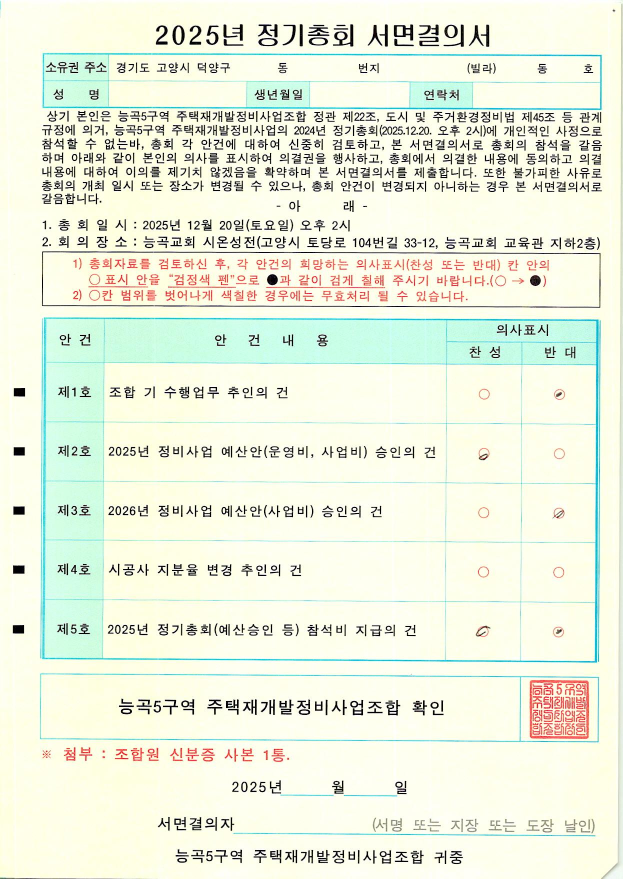
#> input picture data/scan_images/100000001.jpg, 1245 x 1757 px (shown at 1/2 size)
$ python find.py
#> lines starting #> are read from the running program, lines starting #| are printed output that depends on the picture
import cv2
import os
import numpy as np

# ==========================================
# 테스트할 이미지 경로 (여기를 파일명에 맞게 수정!)
# ==========================================
image_path = "data/scan_images/100000001.jpg"

# ==========================================
# [설정] 화면에 보여줄 높이 (모니터 해상도에 맞춰 조절)
# ==========================================
DISPLAY_HEIGHT = 900  # 화면 세로 크기에 맞춰서 이 숫자를 조절하세요 (예: 800~1000)

# 전역 변수
drawing = False
ix, iy = -1, -1
scale_ratio = 1.0 # 축소 비율

def draw_rectangle(event, x, y, flags, param):
    global ix, iy, drawing, img_resized_copy, scale_ratio

    # 화면상의 좌표(x, y)를 원본 좌표로 변환
    real_x = int(x / scale_ratio)
    real_y = int(y / scale_ratio)

    if event == cv2.EVENT_LBUTTONDOWN:
        drawing = True
        ix, iy = x, y # 그리기 시작점 (화면 기준)

    elif event == cv2.EVENT_MOUSEMOVE:
        if drawing:
            img_resized_copy = img_resized.copy()
            # 그림은 화면 기준으로 그립니다 (눈에 보여야 하니까)
            cv2.rectangle(img_resized_copy, (ix, iy), (x, y), (0, 255, 0), 2)
            cv2.imshow('Image', img_resized_copy)

    elif event == cv2.EVENT_LBUTTONUP:
        drawing = False
        cv2.rectangle(img_resized_copy, (ix, iy), (x, y), (0, 255, 0), 2)
        cv2.imshow('Image', img_resized_copy)

        # --- [핵심] 원본 기준 좌표 계산 ---
        # 시작점(ix, iy)도 원본 기준으로 변환
        real_ix = int(ix / scale_ratio)
        real_iy = int(iy / scale_ratio)

        # 너비, 높이 계산 (절댓값)
        w = abs(real_x - real_ix)
        h = abs(real_y - real_iy)

        # 시작점 (왼쪽 위) 잡기
        start_x = min(real_ix, real_x)
        start_y = min(real_iy, real_y)

        print(f"\n✅ 좌표 확보 (원본 기준):")
        print(f"   x={start_x}, y={start_y}, w={w}, h={h}")
        print(f"   ----------------------------------")

# 이미지 로드
if not os.path.exists(image_path):
    print(f"❌ 오류: 파일이 없습니다 -> {image_path}")
else:
    # 1. 원본 이미지 불러오기
    img_array = np.fromfile(image_path, np.uint8)
    img_origin = cv2.imdecode(img_array, cv2.IMREAD_COLOR)
#> img_origin is the input picture: shape (1757, 1245, 3); mean B, G, R 222.5, 240.2, 234.7

    if img_origin is None:
        print("이미지를 읽을 수 없습니다.")
    else:
        # 2. 화면에 맞게 축소하기
        h, w = img_origin.shape[:2]
#> h = 1757; w = 1245
        scale_ratio = DISPLAY_HEIGHT / h # 원본 대비 몇 배로 줄였는지 계산
#> scale_ratio = 0.512

        new_w = int(w * scale_ratio)
#> new_w = 637
        new_h = int(h * scale_ratio)
#> new_h = 899

        # 보여주기용 이미지 (img_resized)
        img_resized = cv2.resize(img_origin, (new_w, new_h))
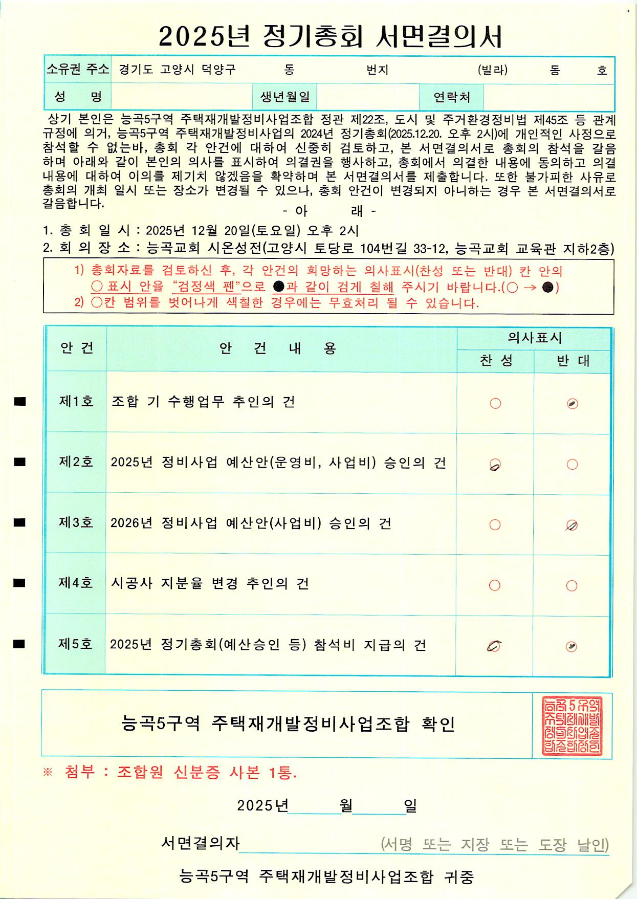
#> img_resized: shape (899, 637, 3); mean B, G, R 222.4, 240.2, 234.6
        img_resized_copy = img_resized.copy()

        cv2.namedWindow('Image')
        cv2.setMouseCallback('Image', draw_rectangle)

        print(f"--- [이미지 좌표 찾기 도구] ---")
        print(f"* 원본 크기: {w} x {h}")
#| * 원본 크기: 1245 x 1757
        print(f"* 화면 표시: {new_w} x {new_h} (비율: {scale_ratio:.2f})")
#| * 화면 표시: 637 x 899 (비율: 0.51)
        print(f"1. 마우스로 박스를 드래그하세요.")
        print(f"2. 터미널에 출력되는 '원본 기준' 좌표를 사용하세요.")
        print(f"3. 종료하려면 'q' 키를 누르세요.")

        cv2.imshow('Image', img_resized)
        while True:
            if cv2.waitKey(1) & 0xFF == ord('q'):
#> (key q is pressed here)
                break

        cv2.destroyAllWindows()
